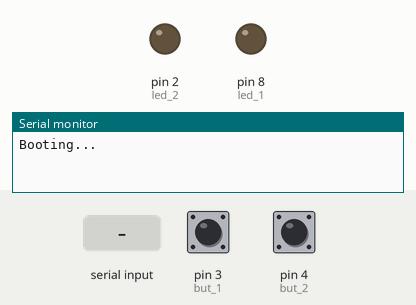
Recording of a sketch running on a simulated Arduino Uno, built with avr-gcc and run on an emulated ATmega328P. On the bench: output pins drawn as LEDs (lit = HIGH), the last lines printed to the serial monitor. The inputs (shaded band) are chosen by the test bench; at power-on: pin 3 (but_1) LOW, pin 4 (but_2) LOW.

Above: at 1.2 s.
1.3 s: pin 3 (but_1) pulled HIGH for 0.15 s
At 1.37 s:
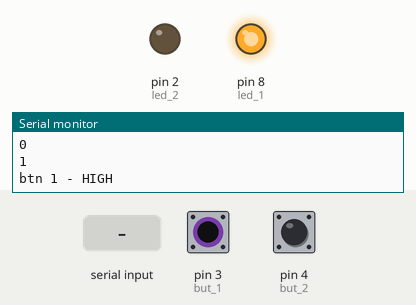
2.9 s: "2\n" received over Serial
At 3.3 s:
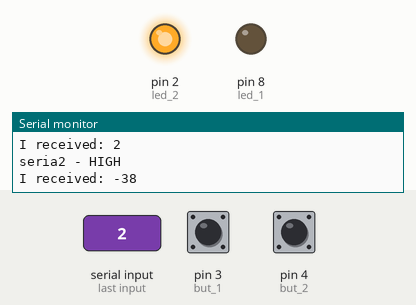
4.4 s: "1\n" received over Serial
At 5.6 s:
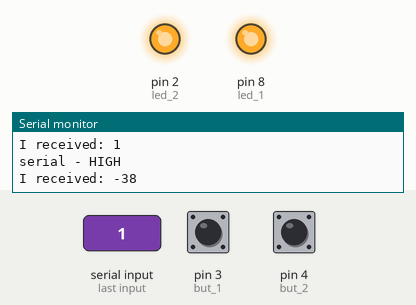
5.9 s: pin 3 (but_1) pulled HIGH for 1 s
At 7.5 s:
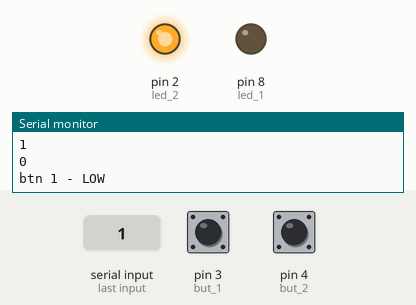
8.4 s: pin 3 (but_1) pulled HIGH for 3.2 s
At 9.8 s:
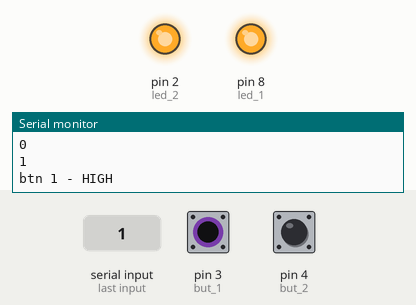
Timing chart, 0 to 13.1 s (numbered marks = the images above; inputs shaded):
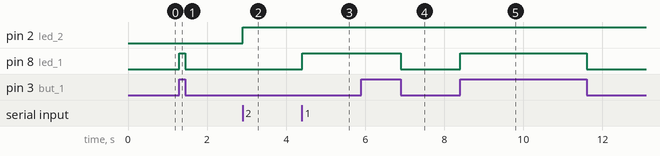

Measured:
- after the input at 1.3 s, pin 8 (led_1): LOW → HIGH at once, → LOW 0.15 s later
- after the input at 2.9 s, pin 2 (led_2): LOW → HIGH at once
- after the input at 4.4 s, pin 8 (led_1): LOW → HIGH at once
- after the input at 5.9 s, pin 8 (led_1): HIGH → LOW after 1.0 s
- after the input at 8.4 s, pin 8 (led_1): LOW → HIGH at once, → LOW 3.2 s later

The sketch:

esp8266_2slide_btn.ino
```cpp
int led_1 = 8;
int led_2 = 2;
int but_1 = 3;
int but_2 = 4;
int t;
int but1_state = LOW;
int but2_state = LOW;


void setup() {
  pinMode(led_1, OUTPUT);
  pinMode(led_2, OUTPUT);
  pinMode(but_1, INPUT);
  pinMode(but_2, INPUT);
  Serial.begin(9600);
  Serial.println("Booting...");

}

void loop() {

    if (Serial.available() > 0) {
    // read the incoming byte:
                t = Serial.read();
        t = t-48;
                // say what you got:
                Serial.print("I received: ");
                Serial.println(t, DEC);
            if (t == 1) {digitalWrite(led_1, HIGH); but1_state = LOW; Serial.println("serial - HIGH");}
        if (t == 0) {digitalWrite(led_1, LOW); but1_state = HIGH; Serial.println("serial - LOW");}
          if (t == 2) {digitalWrite(led_2, HIGH); but2_state = LOW; Serial.println("seria2 - HIGH");}
          if (t == 3) {digitalWrite(led_2, LOW); but2_state = HIGH; Serial.println("seria2 - LOW");}
        }

  if (but1_state != digitalRead(but_1))
  {
    Serial.println(but1_state);
    Serial.println(digitalRead(but_1));

  if (digitalRead(but_1) == HIGH )
  {digitalWrite(led_1, HIGH); but1_state = HIGH; Serial.println("btn 1 - HIGH");}

  if (digitalRead(but_1) == LOW )
  {digitalWrite(led_1, LOW); but1_state = LOW; Serial.println("btn 1 - LOW");}
  }


    if (but2_state != digitalRead(but_2))
  {
    Serial.println(but2_state);
    Serial.println(digitalRead(but_2));

  if (digitalRead(but_2) == HIGH )
  {digitalWrite(led_2, HIGH); but2_state = HIGH; Serial.println("btn 2 - HIGH");}

  if (digitalRead(but_2) == LOW )
  {digitalWrite(led_2, LOW); but2_state = LOW; Serial.println("btn 2 - LOW");}
  }

}
```
